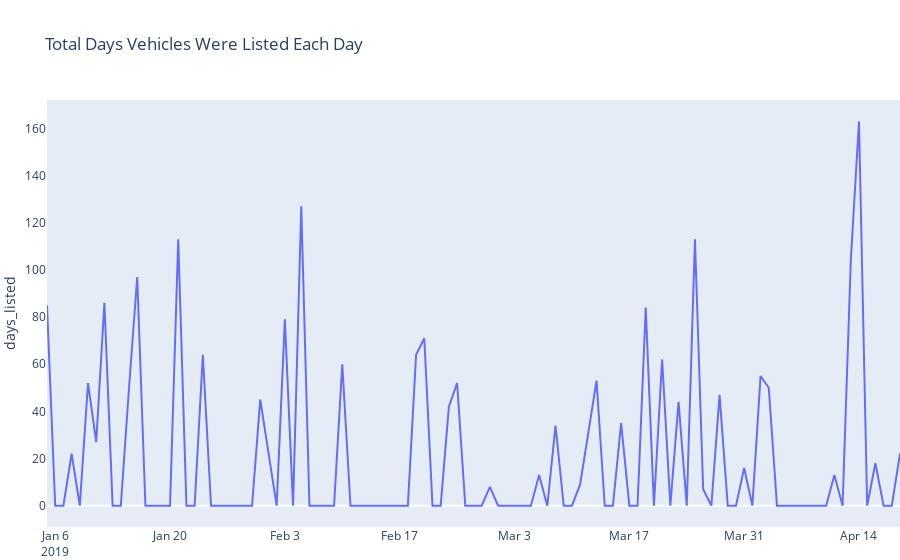

Here is the notebook cell this chart was saved with:
### Code cell
df_trend = df.set_index("date_posted").resample("D").sum()

fig = px.line(df_trend, x=df_trend.index.strftime('%Y-%m-%d'), y="days_listed", title="Total Days Vehicles Were Listed Each Day")
fig.update_layout(
    xaxis_title=None,
    xaxis_showgrid=False,
    yaxis_showgrid=False,
    margin=dict(b=0, l=0, r=0),
)
fig.show()

### Figure 1 — Plotly figure (JSON) as saved in the notebook; plotly's stock layout.template omitted (floating-point values rounded to 4 significant figures)
{"data": [{"hovertemplate": "x=%{x}<br>days_listed=%{y}<extra></extra>", "legendgroup": "", "line": {"color": "#636efa", "dash": "solid"}, "marker": {"symbol": "circle"}, "mode": "lines", "name": "", "orientation": "v", "showlegend": false, "type": "scatter", "x": ["2019-01-05", "2019-01-06", "2019-01-07", "2019-01-08", "2019-01-09", "2019-01-10", "2019-01-11", "2019-01-12", "2019-01-13", "2019-01-14", "2019-01-15", "2019-01-16", "2019-01-17", "2019-01-18", "2019-01-19", "2019-01-20", "2019-01-21", "2019-01-22", "2019-01-23", "2019-01-24", "2019-01-25", "2019-01-26", "2019-01-27", "2019-01-28", "2019-01-29", "2019-01-30", "2019-01-31", "2019-02-01", "2019-02-02", "2019-02-03", "2019-02-04", "2019-02-05", "2019-02-06", "2019-02-07", "2019-02-08", "2019-02-09", "2019-02-10", "2019-02-11", "2019-02-12", "2019-02-13", "2019-02-14", "2019-02-15", "2019-02-16", "2019-02-17", "2019-02-18", "2019-02-19", "2019-02-20", "2019-02-21", "2019-02-22", "2019-02-23", "2019-02-24", "2019-02-25", "2019-02-26", "2019-02-27", "2019-02-28", "2019-03-01", "2019-03-02", "2019-03-03", "2019-03-04", "2019-03-05", "2019-03-06", "2019-03-07", "2019-03-08", "2019-03-09", "2019-03-10", "2019-03-11", "2019-03-12", "2019-03-13", "2019-03-14", "2019-03-15", "2019-03-16", "2019-03-17", "2019-03-18", "2019-03-19", "2019-03-20", "2019-03-21", "2019-03-22", "2019-03-23", "2019-03-24", "2019-03-25", "2019-03-26", "2019-03-27", "2019-03-28", "2019-03-29", "2019-03-30", "2019-03-31", "2019-04-01", "2019-04-02", "2019-04-03", "2019-04-04", "2019-04-05", "2019-04-06", "2019-04-07", "2019-04-08", "2019-04-09", "2019-04-10", "2019-04-11", "2019-04-12", "2019-04-13", "2019-04-14", "2019-04-15", "2019-04-16", "2019-04-17", "2019-04-18", "2019-04-19"], "xaxis": "x", "y": [85, 0, 0, 22, 0, 52, 27, 86, 0, 0, 50, 97, 0, 0, 0, 0, 113, 0, 0, 64, 0, 0, 0, 0, 0, 0, 45, 23, 0, 79, 0, 127, 0, 0, 0, 0, 60, 0, 0, 0, 0, 0, 0, 0, 0, 64, 71, 0, 0, 42, 52, 0, 0, 0, 8, 0, 0, 0, 0, 0, 13, 0, 34, 0, 0, 9, 31, 53, 0, 0, 35, 0, 0, 84, 0, 62, 0, 44, 0, 113, 7, 0, 47, 0, 0, 16, 0, 55, 50, 0, 0, 0, 0, 0, 0, 0, 13, 0, 104, 163, 0, 18, 0, 0, 22], "yaxis": "y"}], "layout": {"legend": {"tracegroupgap": 0}, "margin": {"b": 0, "l": 0, "r": 0}, "title": {"text": "Total Days Vehicles Were Listed Each Day"}, "xaxis": {"anchor": "y", "domain": [0, 1], "showgrid": false, "title": {}}, "yaxis": {"anchor": "x", "domain": [0, 1], "showgrid": false, "title": {"text": "days_listed"}}}}
